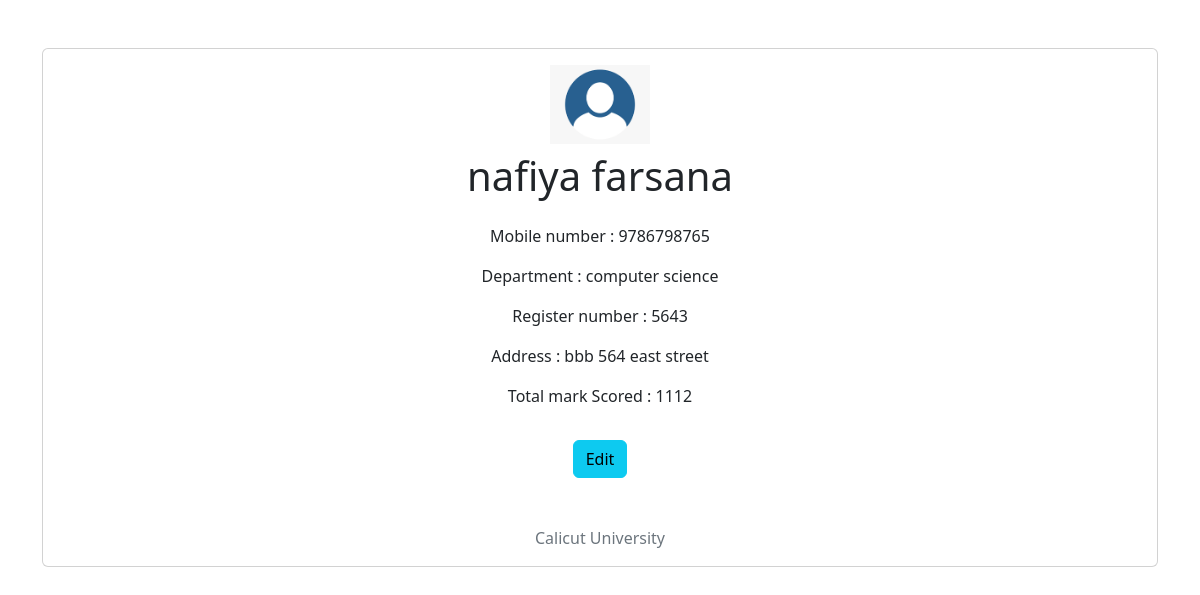
The page /home/details/12/ on the database its author committed.
### homepage/models.py (models this page shows, shortened)
class Student(models.Model):
    id=models.AutoField(primary_key=True)
    first_name = models.CharField(max_length=10)
    last_name = models.CharField(max_length=10)
    Total_mark = models.IntegerField()
    register_number = models.IntegerField(null=True)
    mobile = models.IntegerField(null=True)
    address = models.CharField(max_length=100, null=True)
    department = models.CharField(max_length=25,null=True)

### homepage/views.py (the view)
# urls.py: path('details/<int:id>/',views.details,name='details'),
def details(request,id):
    student_details = Student.objects.get(id=id)
    context = {
        'details':student_details,
    }
    return render(request,'details.html',context)

### templates/details.html (shortened to what this page needs)
{% load static %}
<!DOCTYPE html>
<html lang="en">
    <head>
        <link rel="stylesheet" href="https://cdnjs.cloudflare.com/ajax/libs/font-awesome/4.7.0/css/font-awesome.min.css">
        <link rel="stylesheet" href={% static 'css/student.css' %}>
        <link href="https://cdn.jsdelivr.net/npm/bootstrap@5.3.0/dist/css/bootstrap.min.css" rel="stylesheet">
    </head>
<body>
    <div class="container text-center pt-5">
        <div class="card ">
            <div class='text-center'>
                <img src={% static 'image/profile.png' %} alt="" class='student pt-3'>
            </div>
            <h1 class='pt-2 pb-3'>{{details.first_name}} {{details.last_name}}</h1>
            <p class="title">Mobile number : {{details.mobile}}</p>
            <p class="title">Department : {{details.department}}</p>
            <p class="title">Register number : {{details.register_number}}</p>
            <p class="title">Address : {{details.address}}</p>
            <p class="title">Total mark Scored : {{details.Total_mark}}</p>
            <div class = 'pt-3'>
                <form action={% url 'edit' details.id %}  method='post'>
                    <button class='btn btn-info' type='submit'>Edit</button>
                </form>
            </div>
            <p class="pt-5 text-secondary">Calicut University</p>
          </div>
    </div>
</body>
</html>

### homepage/static/css/student.css (style rules this page uses)
.student { width: 100px ; }

### rows shown on the page
Student: first_name "nafiya", last_name "farsana", mobile "9786798765", department "computer science", register_number "5643", address "bbb 564 east street", Total_mark "1112"
